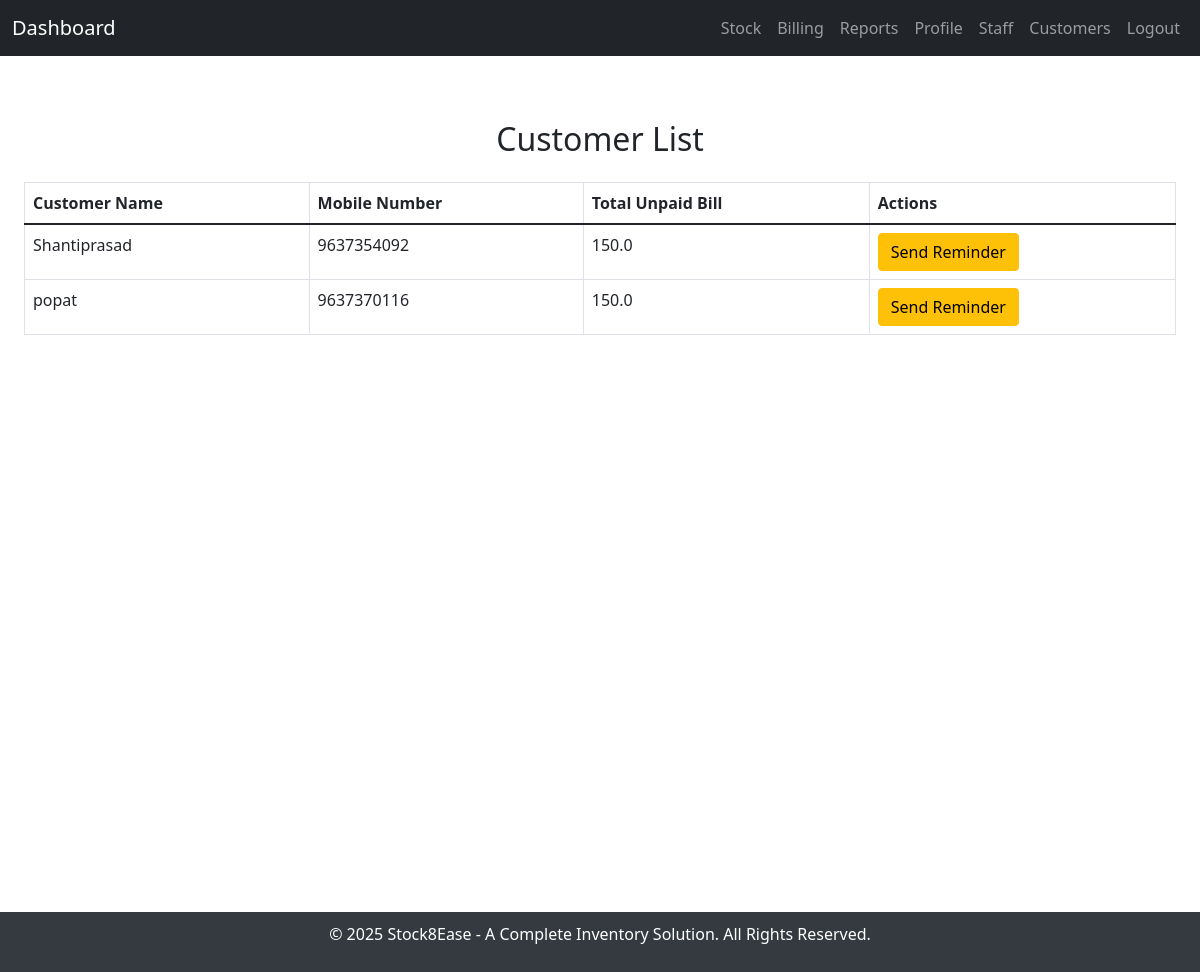
The page /customers/list on the database its author committed.
### services/billing_service.py (models this page shows)
class Billing(db.Model):
    id = db.Column(db.Integer, primary_key=True)
    bill_id = db.Column(db.String(36), unique=True, nullable=False, default=lambda: str(uuid4()))  # Unique bill ID
    customer_name = db.Column(db.String(100), nullable=False)
    customer_mobile = db.Column(db.String(15), nullable=False)
    product_code = db.Column(db.String(10), db.ForeignKey('stock.product_code'), nullable=False)
    quantity = db.Column(db.Integer, nullable=False)
    total_price = db.Column(db.Float, nullable=False)
    timestamp = db.Column(db.DateTime, default=datetime.utcnow)
    total_profit = db.Column(db.Float, nullable=False)
    status = db.Column(db.String(10), default='unpaid')
    product = db.relationship('Stock', backref=db.backref('billings', lazy=True))

### services/customer_service.py (the view)
@customer_bp.route('/list')
def customer_list():
    customers = db.session.query(
        Billing.customer_name,
        Billing.customer_mobile,
        func.sum(Billing.total_price).label('total_unpaid')
    ).filter(Billing.status == 'Unpaid') \
     .group_by(Billing.customer_name, Billing.customer_mobile).all()
    return render_template('customer_list.html', customers=customers)

### templates/customer_list.html
{% extends "base.html" %} {% block content %}
<div class="container-fluid d-flex flex-column" style="min-height: 100vh">
  <div class="flex-grow-1">
    <h2 class="text-center my-4">Customer List</h2>
    <table class="table table-bordered">
      <thead>
        <tr>
          <th>Customer Name</th>
          <th>Mobile Number</th>
          <th>Total Unpaid Bill</th>
          <th>Actions</th>
        </tr>
      </thead>
      <tbody>
        {% for customer in customers %}
        <tr>
          <td>{{ customer.customer_name }}</td>
          <td>{{ customer.customer_mobile }}</td>
          <td>{{ customer.total_unpaid }}</td>
          <td>
            <a
              href="{{ url_for('customer_service.send_reminder', customer_name=customer.customer_name, customer_mobile=customer.customer_mobile) }}"
              class="btn btn-warning"
              >Send Reminder</a
            >
          </td>
        </tr>
        {% endfor %}
      </tbody>
    </table>
  </div>
</div>
{% endblock %}

### templates/base.html (style rules this page uses)
html, body { height: 100%; margin: 0; padding: 0; }

### rows shown on the page
Billing: customer_name "Shantiprasad", customer_mobile "9637354092", total_unpaid "150.0"
Billing: customer_name "popat", customer_mobile "9637370116", total_unpaid "150.0"
